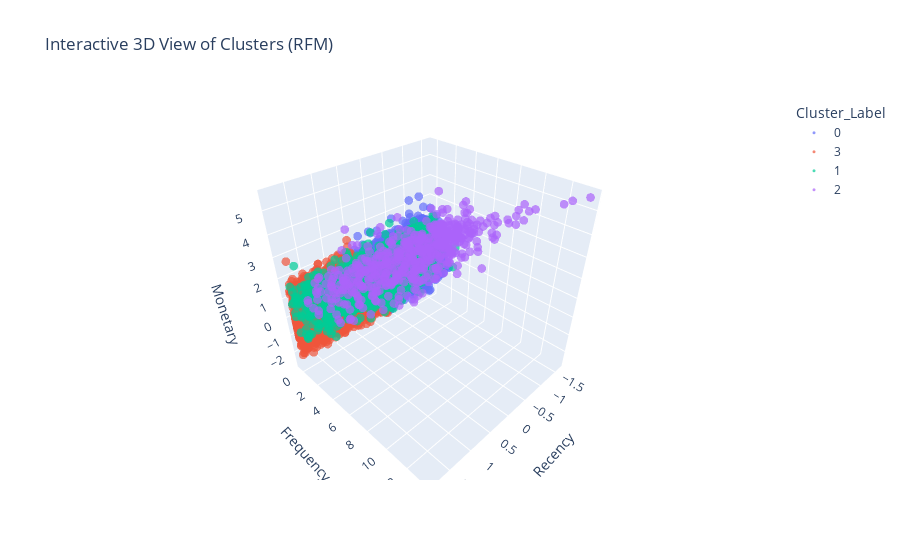

The notebook cell saved with this chart:
### Markdown cell above
## 6. Interactive 3D Visualization
Interactive 3D scatter plot using Plotly to explore Recency, Frequency, and Monetary dimensions.

### Code cell
# Ensure Cluster is treated as categorical for discrete colors
X_final['Cluster_Label'] = X_final['Cluster'].astype(str)

fig = px.scatter_3d(
    X_final,
    x='Recency',
    y='Frequency',
    z='Monetary',
    color='Cluster_Label',
    title='Interactive 3D View of Clusters (RFM)',
    opacity=0.7,
    size_max=10,
    # Hover data to show more info
    hover_data=['visitorid', 'Conversion_Rate']
)

# Update marker size
fig.update_traces(marker=dict(size=3))

fig.show()

### Figure 1 — Plotly figure (JSON) as saved in the notebook; plotly's stock layout.template omitted (floating-point values rounded to 4 significant figures; data arrays with more than 128 entries replaced by an {"elided": "..."} marker saying what was removed)
{"data": [{"customdata": {"elided": "5257x2 float values"}, "hovertemplate": "Cluster_Label=0<br>Recency=%{x}<br>Frequency=%{y}<br>Monetary=%{z}<br>visitorid=%{customdata[0]}<br>Conversion_Rate=%{customdata[1]}<extra></extra>", "legendgroup": "0", "marker": {"color": "#636efa", "opacity": 0.7, "size": 3, "symbol": "circle"}, "mode": "markers", "name": "0", "scene": "scene", "showlegend": true, "type": "scatter3d", "x": {"elided": "5257 float values"}, "y": {"elided": "5257 float values"}, "z": {"elided": "5257 float values"}}, {"customdata": {"elided": "4904x2 float values"}, "hovertemplate": "Cluster_Label=3<br>Recency=%{x}<br>Frequency=%{y}<br>Monetary=%{z}<br>visitorid=%{customdata[0]}<br>Conversion_Rate=%{customdata[1]}<extra></extra>", "legendgroup": "3", "marker": {"color": "#EF553B", "opacity": 0.7, "size": 3, "symbol": "circle"}, "mode": "markers", "name": "3", "scene": "scene", "showlegend": true, "type": "scatter3d", "x": {"elided": "4904 float values"}, "y": {"elided": "4904 float values"}, "z": {"elided": "4904 float values"}}, {"customdata": {"elided": "996x2 float values"}, "hovertemplate": "Cluster_Label=1<br>Recency=%{x}<br>Frequency=%{y}<br>Monetary=%{z}<br>visitorid=%{customdata[0]}<br>Conversion_Rate=%{customdata[1]}<extra></extra>", "legendgroup": "1", "marker": {"color": "#00cc96", "opacity": 0.7, "size": 3, "symbol": "circle"}, "mode": "markers", "name": "1", "scene": "scene", "showlegend": true, "type": "scatter3d", "x": {"elided": "996 float values"}, "y": {"elided": "996 float values"}, "z": {"elided": "996 float values"}}, {"customdata": {"elided": "562x2 float values"}, "hovertemplate": "Cluster_Label=2<br>Recency=%{x}<br>Frequency=%{y}<br>Monetary=%{z}<br>visitorid=%{customdata[0]}<br>Conversion_Rate=%{customdata[1]}<extra></extra>", "legendgroup": "2", "marker": {"color": "#ab63fa", "opacity": 0.7, "size": 3, "symbol": "circle"}, "mode": "markers", "name": "2", "scene": "scene", "showlegend": true, "type": "scatter3d", "x": {"elided": "562 float values"}, "y": {"elided": "562 float values"}, "z": {"elided": "562 float values"}}], "layout": {"legend": {"title": {"text": "Cluster_Label"}, "tracegroupgap": 0}, "scene": {"domain": {"x": [0, 1], "y": [0, 1]}, "xaxis": {"title": {"text": "Recency"}}, "yaxis": {"title": {"text": "Frequency"}}, "zaxis": {"title": {"text": "Monetary"}}}, "title": {"text": "Interactive 3D View of Clusters (RFM)"}}}
